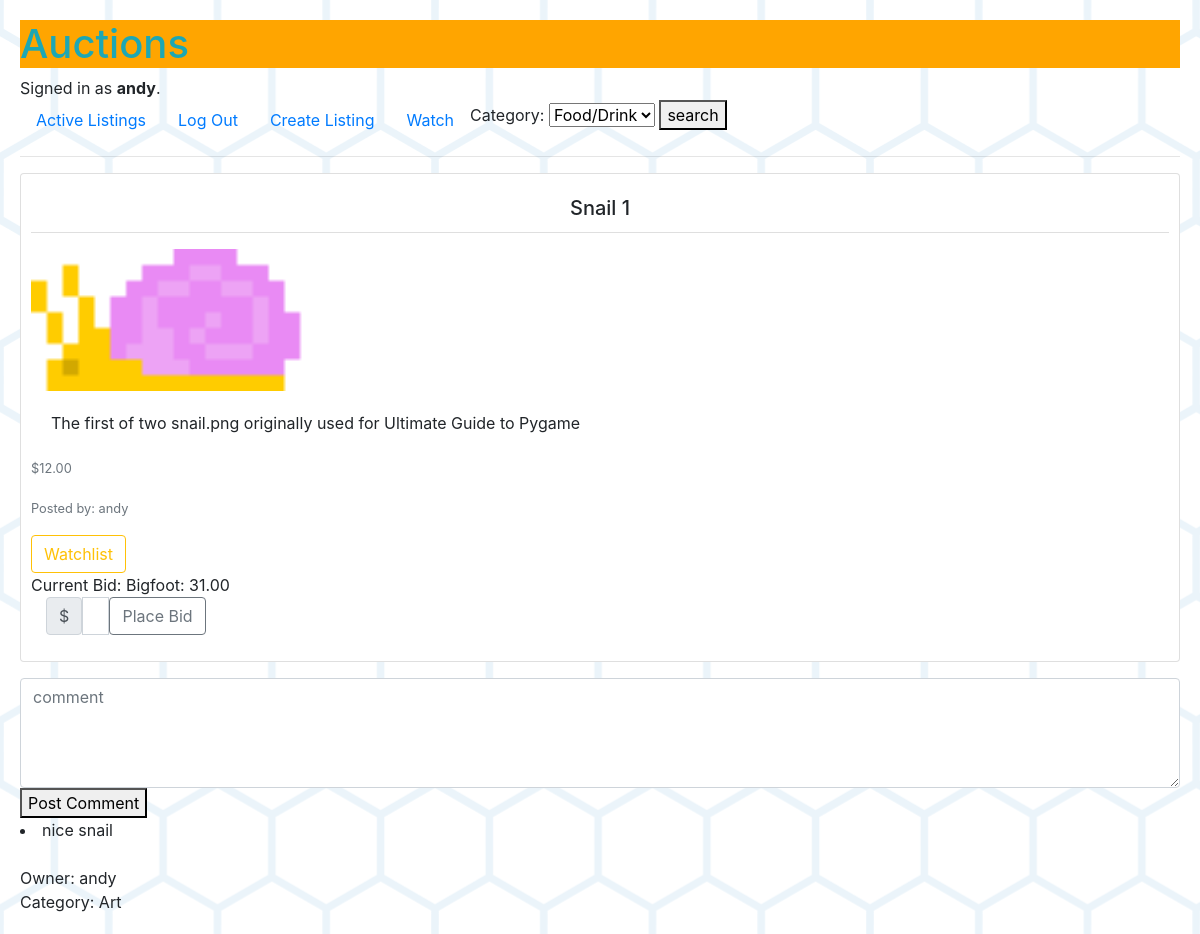
The page /listing/1 (signed in) on the database as committed earlier.
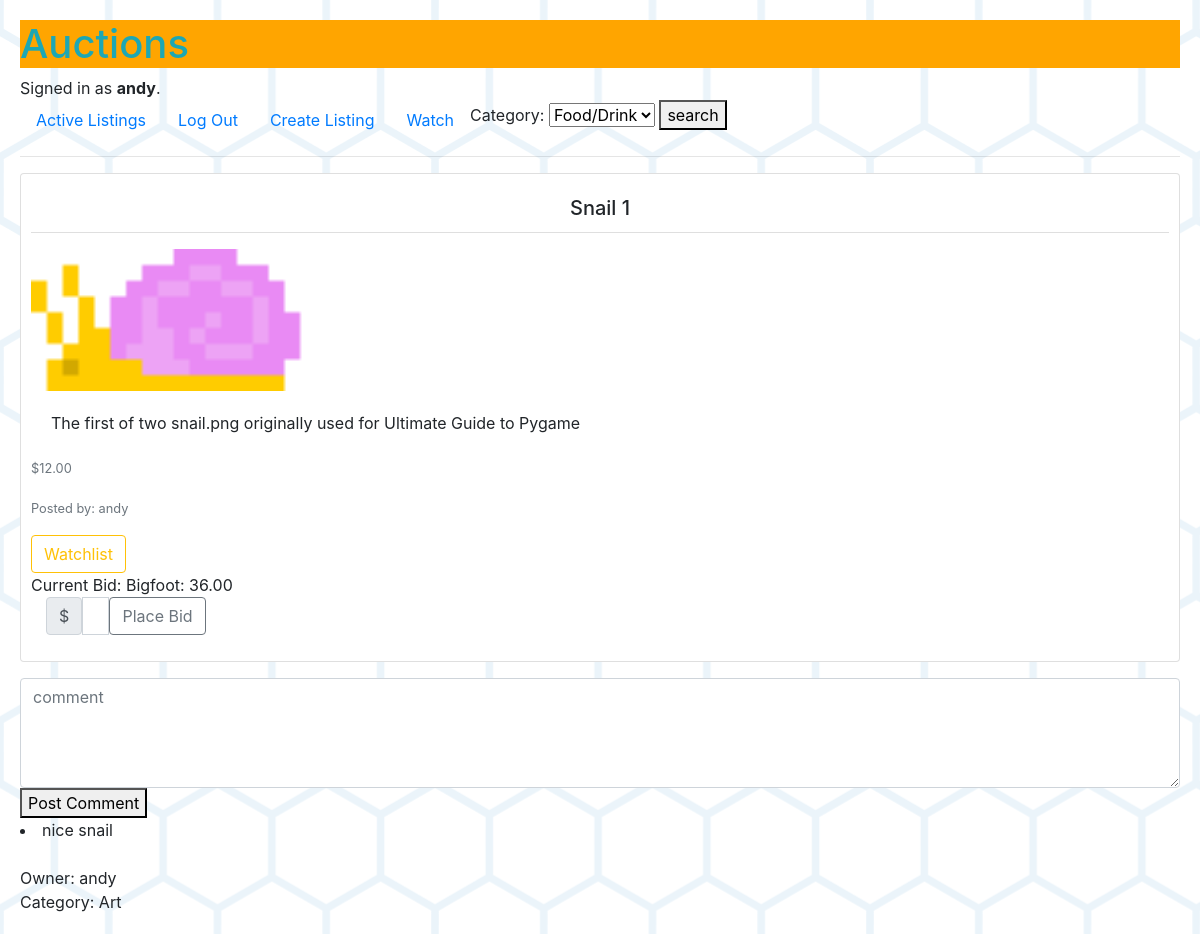
The same page on the database as committed later.
### auctions/models.py (models this page shows)
class Bid(models.Model):
    listing = models.ForeignKey(Listing, on_delete=models.CASCADE, related_name='bids')
    current_bid = models.DecimalField(max_digits=7, decimal_places=2, default=0)
    user = models.ForeignKey(User, blank=True, null=True, on_delete=models.CASCADE, related_name='bidder')
    created = models.DateTimeField(auto_now_add=True)
    def __str__(self):
        return f"{self.current_bid}"

### auctions/views.py (the view)
# urls.py: path("listing/<int:id>", views.listing, name="listing"),
def listing(request, id):
    listing = Listing.objects.get(pk=id)
    comments = Comments.objects.filter(listing=listing)
    owner = get_object_or_404(User, id=listing.owner.first().id)
    test = messages.get_messages(request)
    latest_bid = listing.bids.last()
    latest_bidder = latest_bid.user
    logged_in = request.user
    if request.method == 'POST':
        user_input = CommentForm(request.POST)
        if user_input.is_valid():
            new_comment = Comments(
                listing=listing,
                user=request.user,
                text=user_input.cleaned_data["comment"]
            )
            new_comment.save()
            comments = Comments.objects.filter(listing=listing)
        print(logged_in.username)
        return render(request, 'auctions/listing.html',
        {"id": listing.id,
         "title": listing.title,
         "image": listing.image.url,
         "description": listing.description,
         "start_bid": listing.start_bid,
         "comments": comments,
         "owner": owner,
         "category": listing.category,
         "messages": test,
         "bidder":latest_bidder,
         "bid":latest_bid,
         "logged_in":logged_in,
         "categories":categories})
    else:
        print(logged_in.username)
        return render(request, 'auctions/listing.html',
        {"id": listing.id,
         "title": listing.title,
         "image": listing.image.url,
         "description": listing.description,
         "start_bid": listing.start_bid,
         "comments": comments,
         "owner": owner,
         "category": listing.category,
         "messages": test,
         "bidder":latest_bidder,
         "bid":latest_bid,
         "logged_in":logged_in,
         "categories":categories})

### auctions/models.py (called while the page is built)
    def __str__(self):
        return f"{self.username}"

### auctions/templates/auctions/listing.html (shortened to what this page needs)
{% extends "auctions/layout.html" %}
{% block body %}
    <div class="card col-mb-3 mb-3">
        <h5 class="card-title card-header bg-transparent text-center mb-3">{{ title }} </h5>
        <img src="{{ image }}" class="img-fluid rounded-start w-25" alt="...">
        <div class="card-body">
        <p class="card-text">{{ description }}</p>
        </div>
        <p class="card-text"><small class="text-muted">${{ start_bid }}</small></p>
        <p class="card-text"><small class="text-muted">Posted by: {{ owner }}</small></p>
        {% if user.is_authenticated %}
        <form action="{% url 'add_rmv_watchlist' id=id %}" method="post">
            <button type="submit" class="btn btn-outline-warning">Watchlist</button>
        </form>
        {% if bidder|striptags == logged_in.username|striptags %}
            <p>You are latest bidder</p>
        {% else %}
            Current Bid: {{ bidder }}: {{ bid }}
        {% endif %}
        <form action="{% url 'bid' id=id %}" method="post">
            <div class="input-group col-sm-2 mb-3">
                <span class="input-group-text">$</span>
                <input type="text" class="form-control" name="bid" placeholder="Bid Amount" aria-label="place bid amount">
                <button class="btn btn-outline-secondary" type="submit" id="button-addon2">Place Bid</button>
            </div>
        </form>
        {% endif %}
    </div>
<form action="{% url 'listing' id=id %}" method="post">
    <div class="input-group">
        <textarea class="form-control " name="comment" placeholder="comment"  aria-label="entry textarea" rows="4"></textarea>
    </div>
    <button type="submit">Post Comment</button>
</form>
{% for comment in comments %}
    <li> {{ comment.text }}</li>
    <br>
{% endfor %}
Owner: {{ owner.username }}
<br>
Category: {{ category }}
{% endblock %}

Rows that differ between the two databases and show on the page:
no longer on this page (row unchanged): Bid: current_bid "31.00"
added Bid: current_bid "36.00"
